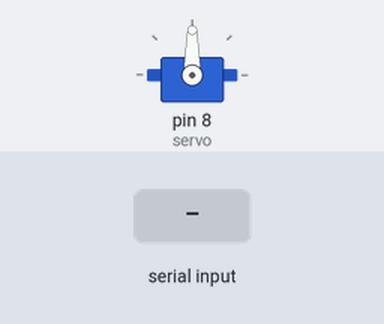
A sketch run on a simulated Arduino Uno, built with avr-gcc and run on an emulated ATmega328P. Parts: servo. The test bench sets the inputs (shaded band). What the sketch prints to the serial monitor is not drawn.

Above: at 3.2 s.
3.3 s: "30,150\n" received over Serial
At 6.0 s:
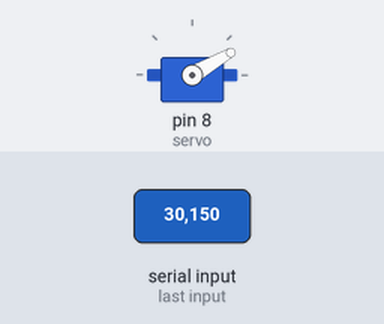
6.3 s: "5\n" received over Serial
At 8.5 s:
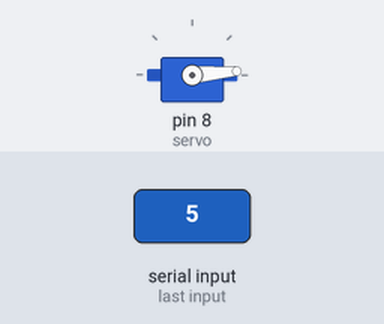
9.3 s: "200\n" received over Serial
At 12.0 s:
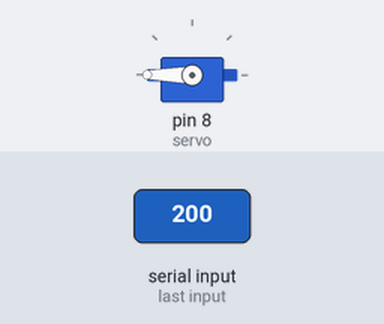
12.3 s: "90,45\n" received over Serial
At 15.4 s:
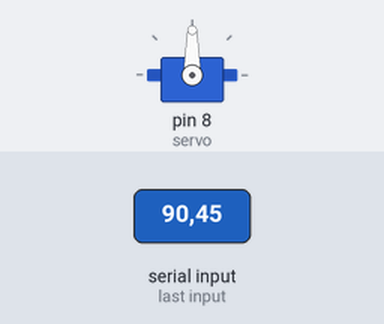
Timing chart, 0 to 16.3 s (numbered marks = the images above; inputs shaded):
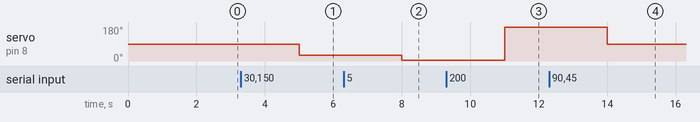

Measured:
- after the input at 3.3 s, servo on pin 8 (servo): 90° → 30° after 1.7 s
- after the input at 6.3 s, servo on pin 8 (servo): 30° → 5° after 1.7 s
- after the input at 9.3 s, servo on pin 8 (servo): 5° → 180° after 1.7 s
- after the input at 12.3 s, servo on pin 8 (servo): 180° → 90° after 1.7 s

The sketch:

bidirectional_ard_jetson.ino
```cpp
#include <Servo.h>

Servo servo;

void setup() {
  // put your setup code here, to run once:4
  Serial.begin(9600);
  servo.attach(8);  // attaches the servo on pin 9 to the servo object
  servo.write(90);
  delay(2000);
  while(!Serial){

  }
}
const char TERMINATOR = '|';

void loop() {
  // put your main code here, to run repeatedly:
  if (Serial.available() > 0){
    // String commandFromJetson = Serial.readStringUntil(TERMINATOR);
    // String msg = "Message from jetson  " + commandFromJetson;
    String msg = Serial.readString();
    // String msg = commandFromJetson;
    int num;
    num = msg.toInt();
    Serial.print(num);

    servo.write(num);
    delay(1000);
    // servo.write(0);
    // delay(1000);
  }
  delay(1000);

}
```
